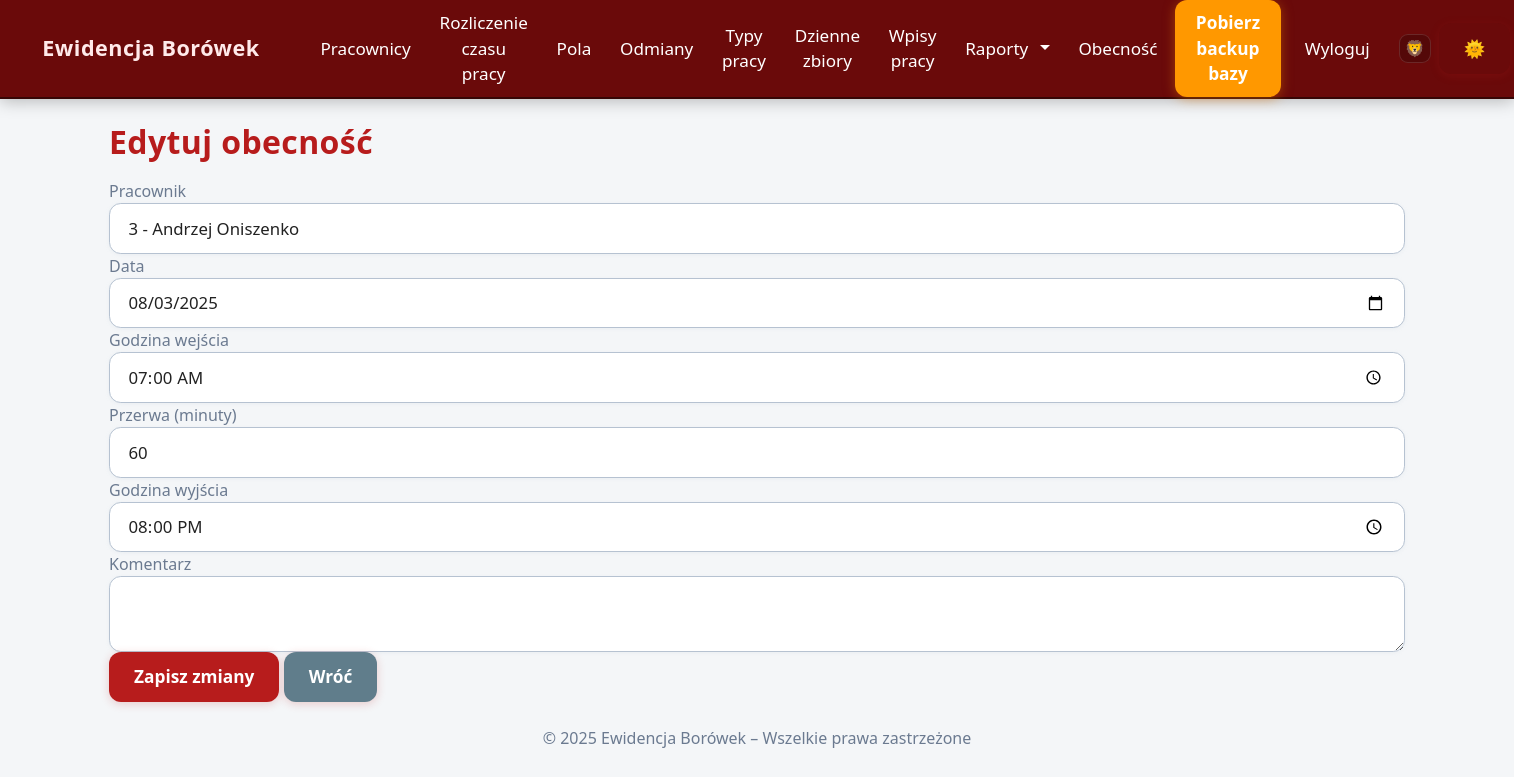
Page /edit_presence/10 (signed in) on the earlier database version.
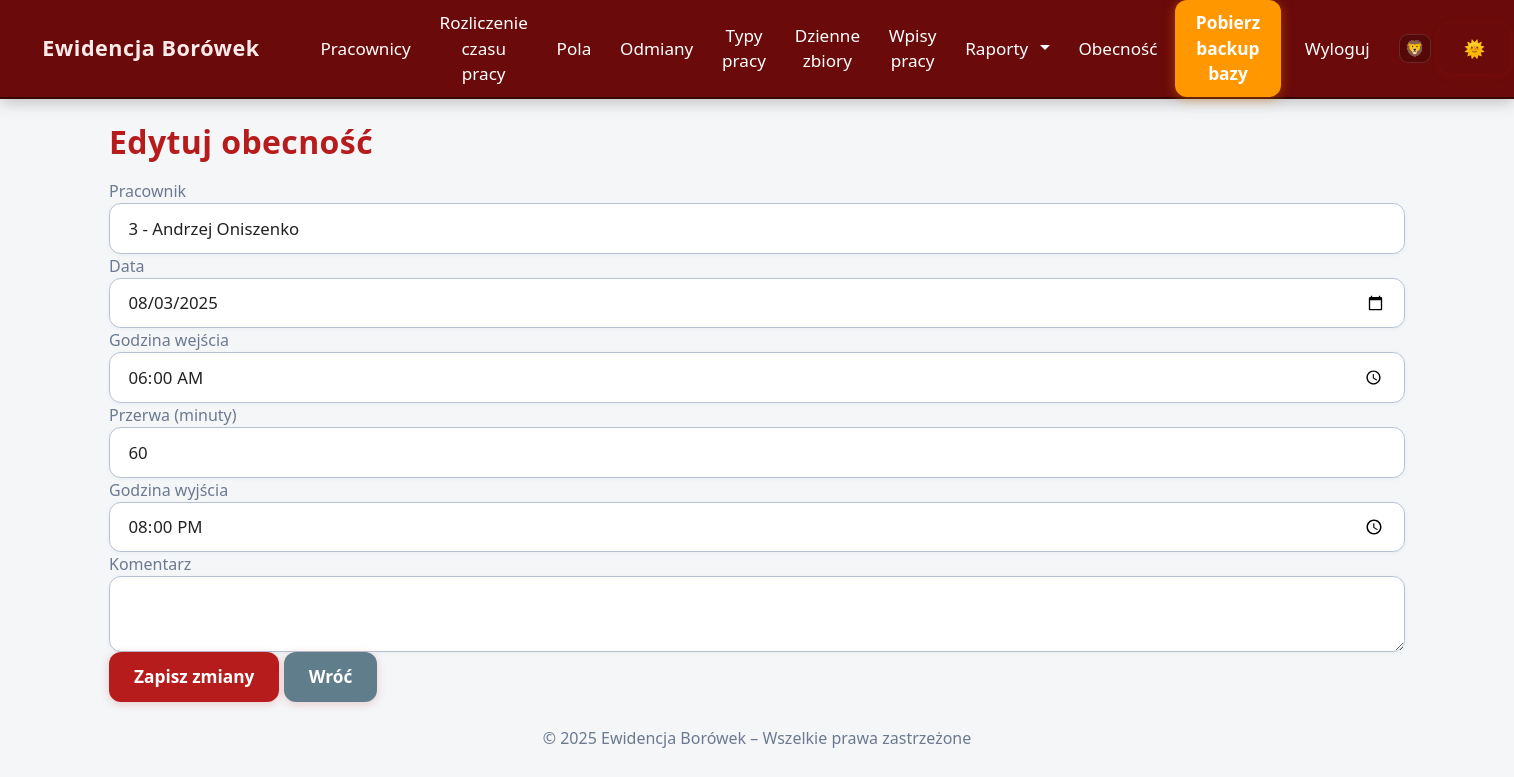
Same page on the later database version.
### models.py (models this page shows)
class Presence(db.Model):
    id = db.Column(db.Integer, primary_key=True)
    employee_id = db.Column(db.Integer, db.ForeignKey('employee.id'), nullable=False)
    date = db.Column(db.Date, nullable=False, default=datetime.utcnow)
    time_in = db.Column(db.Time, nullable=False)
    time_out = db.Column(db.Time, nullable=True)
    break_minutes = db.Column(db.Integer, nullable=True, default=0)
    comment = db.Column(db.Text, nullable=True)
    employee = db.relationship('Employee', backref='presences')

### app.py (the view, shortened to what this page needs)
@app.route('/edit_presence/<int:presence_id>', methods=['GET', 'POST'])
@login_required
def edit_presence(presence_id):
    presence = Presence.query.get_or_404(presence_id)
    from forms import PresenceForm
    form = PresenceForm(obj=presence)
    employees = Employee.query.order_by(Employee.name).all()
    form.employee_id.choices = [(e.id, e.name) for e in employees]
    return render_template('edit_presence.html', form=form, employees=employees, presence=presence)

### forms.py
class PresenceForm(FlaskForm):
    employee_id = SelectField('Pracownik', coerce=int, validators=[DataRequired()])
    date = DateField('Data', default=date.today, validators=[DataRequired()])
    time_in = TimeField('Godzina wejścia', validators=[DataRequired()])
    time_out = TimeField('Godzina wyjścia', validators=[Optional()])
    break_minutes = FloatField('Przerwa (minuty)', validators=[Optional()])
    comment = TextAreaField('Komentarz', validators=[Optional()])
    submit = SubmitField('Zapisz')

### app.py (called while the page is built)
@app.context_processor
def inject_now():
    return {'current_year': datetime.now().year}

@app.context_processor
def inject_now():
    return {'current_year': datetime.now().year}

@login_manager.user_loader
def load_user(user_id):
    return User.query.get(int(user_id))

### templates/edit_presence.html (shortened to what this page needs)
{% extends "base.html" %}
{% block content %}
<h2>Edytuj obecność</h2>
<form method="POST">
    <div class="form-group">
        {{ form.employee_id.label }}
        <select class="form-control" name="{{ form.employee_id.name }}">
            {% for value, label in form.employee_id.choices %}
                {% set emp = employees | selectattr("id", "equalto", value) | first %}
                <option value="{{ value }}"
                    {% if form.employee_id.data == value %}selected{% endif %}>
                    {% if emp and emp.external_id %}
                        {{ emp.external_id }} -
                    {% else %}
                        {{ value }} -
                    {% endif %}
                </option>
            {% endfor %}
        </select>
    </div>
    <div class="form-group">
        {{ form.date.label }} {{ form.date(class="form-control") }}
    </div>
    <div class="form-group">
        {{ form.time_in.label }} {{ form.time_in(class="form-control") }}
    </div>
    <div class="form-group">
        {{ form.break_minutes.label }} {{ form.break_minutes(class="form-control") }}
    </div>
    <div class="form-group">
        {{ form.time_out.label }} {{ form.time_out(class="form-control") }}
    </div>
    <div class="form-group">
        {{ form.comment.label }} {{ form.comment(class="form-control") }}
    </div>
    <button type="submit" class="btn btn-primary">Zapisz zmiany</button>
    <a href="{{ url_for('presence_list', date=presence.date.isoformat()) }}" class="btn btn-secondary">Wróć</a>
</form>
{% endblock %}

Differences in the rows shown:
changed Presence: time_in "07:00" → "06:00"
